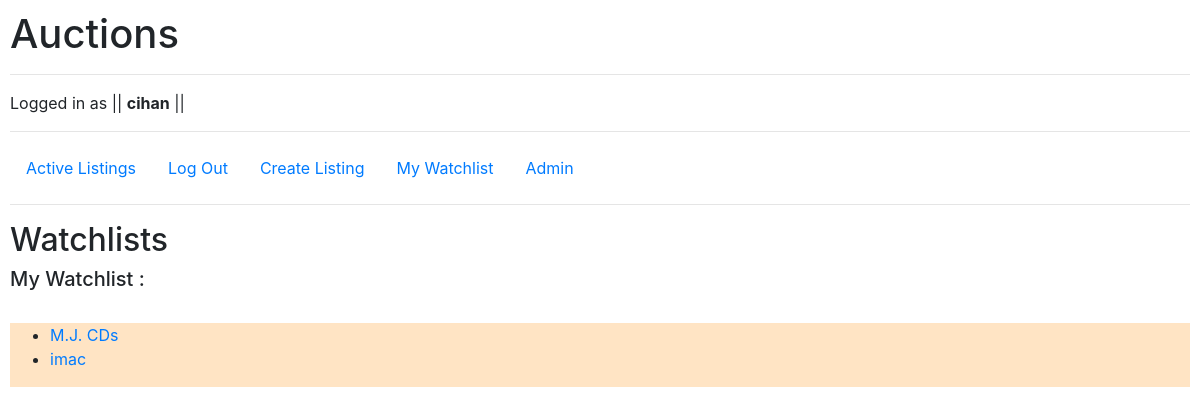
Page /user_watchlist/2 (signed in) on the committed database.
### auctions/models.py (models this page shows, shortened)
class User(AbstractUser):
    pass

class Listing(models.Model):
    user = models.ForeignKey(User, on_delete=CASCADE)  #many to one relationship with User model
    item_name = models.CharField(max_length=64, blank=False)
    product_category = models.CharField(max_length=32, blank=False)
    product_details = models.TextField(max_length=256, blank=False)
    listing_image_link = models.CharField(max_length=256,blank=True )
    listing_image = models.ImageField(blank = True, upload_to='img/%Y/%m/%d')
    price = models.DecimalField(decimal_places=2, max_digits=6, blank=False)
    watchlist = models.ManyToManyField(User,related_name='watchlist',default=None, blank=True)
    last_accepted_bid = models.DecimalField(decimal_places=2, max_digits=6, default=0 )

### auctions/views.py (the view)
# urls.py: path("user_watchlist/<int:user_id>",views.user_watchlist_view, name='user_watchlist'),
def user_watchlist_view(request,user_id):
    watchlist_items = Listing.objects.filter(watchlist__id=user_id)
    return render(request,"auctions/user_watchlist.html",{
        'watchlist_items':watchlist_items
    })

### auctions/templates/auctions/user_watchlist.html
{% extends "auctions/layout.html" %}
{% load crispy_forms_tags %}
{% block body %}
{% load static %}
    <h2>Watchlists</h2>
    <h5>My Watchlist :</h5>
     <br>
    <div class="listing_div">
        <ul>
            {%for item in watchlist_items %}
            <li><a href="{% url 'item' item.id %}">{{item.item_name}}</a></li>
            {% endfor %}
        </ul>
    </div>
{% endblock %}

### auctions/templates/auctions/layout.html (shortened to what this page needs)
{% load static %}
<!DOCTYPE html>
<html lang="en">
    <head>
        <link rel="stylesheet" href="https://stackpath.bootstrapcdn.com/bootstrap/4.4.1/css/bootstrap.min.css">
        <link href="{% static 'auctions/styles.css' %}" rel="stylesheet">
    </head>
    <body>
        <h1>Auctions</h1> <hr>
            {% if user.is_authenticated %}
                Logged in as || <strong>{{ user.username }}</strong> ||
            {% else %}
                Not signed in.
            {% endif %} <hr>
        <ul class="nav">
            <li class="nav-item">
                <a class="nav-link" href="{% url 'index' %}">Active Listings</a>
            </li>
            {% if user.is_authenticated %}
                <li class="nav-item">
                    <a class="nav-link" href="{% url 'logout' %}">Log Out</a>
                </li>
                <li class="nav-item">
                    <a class="nav-link" href="{% url 'create_listing' %}">Create Listing</a>
                </li>
                <li class="nav-item">
                    <a class="nav-link" href="{% url 'user_watchlist' user.pk %}">My Watchlist</a>
                </li>
            {% endif %}
            <li class="nav-item">
                <a class="nav-link" href="/admin">Admin</a>
            </li>
        </ul>
        <hr>
        {% block body %}
        {% endblock %}
    </body>
</html>

### auctions/static/auctions/styles.css (style rules this page uses)
body { padding: 10px; }
.listing_div { background-color:bisque; display: flex; }

### rows in the picture
User: username "cihan"
Listing: item_name "M.J. CDs"
Listing: item_name "imac"
